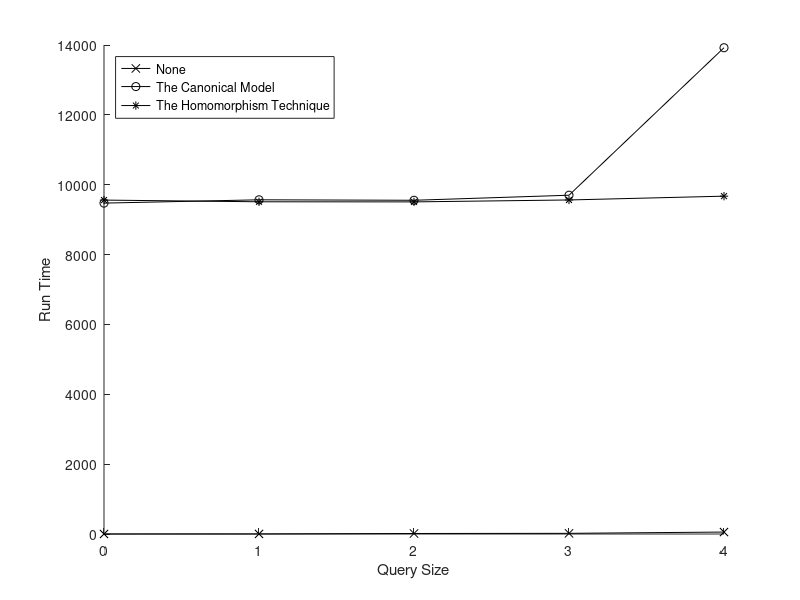

MATLAB code for this plot:
format long
A = [
	0	0.380000	9473.370000	9559.960000;
	1	1.800000	9568.080000	9511.310000;
	2	14.570000	9554.640000	9508.480000;
	3	19.050000	9699.230000	9563.470000;
	4	55.760000	13921.910000	9672.280000;
];

hold on
f = plot(A(:,1), A(:,2), 'k-x');
f = plot(A(:,1), A(:,3), 'k-o');
f = plot(A(:,1), A(:,4), 'k-*');
hold off
xlabel('Query Size')
ylabel('Run Time')
legend('None', 'The Canonical Model', 'The Homomorphism Technique', 'Location', 'northwest')
saveas(f, '../img/ChildDescendantBranchDepth2Graph.png');
